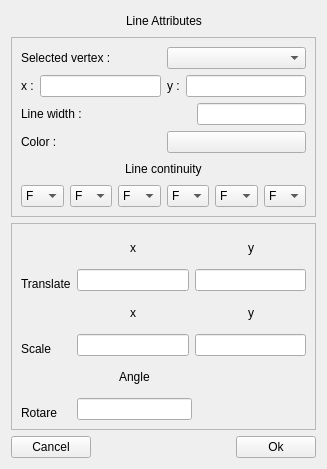
<?xml version="1.0" encoding="UTF-8"?>
<ui version="4.0">
 <class>lineForm</class>
 <widget class="QWidget" name="lineForm">
  <property name="geometry">
   <rect>
    <x>0</x>
    <y>0</y>
    <width>327</width>
    <height>469</height>
   </rect>
  </property>
  <property name="windowTitle">
   <string>Curve or Line Editor</string>
  </property>
  <layout class="QGridLayout" name="gridLayout_3">
   <item row="0" column="0">
    <layout class="QHBoxLayout" name="horizontalLayout_5">
     <item>
      <spacer name="horizontalSpacer">
       <property name="orientation">
        <enum>Qt::Horizontal</enum>
       </property>
       <property name="sizeHint" stdset="0">
        <size>
         <width>40</width>
         <height>20</height>
        </size>
       </property>
      </spacer>
     </item>
     <item>
      <widget class="QLabel" name="label">
       <property name="text">
        <string>Line Attributes</string>
       </property>
      </widget>
     </item>
     <item>
      <spacer name="horizontalSpacer_2">
       <property name="orientation">
        <enum>Qt::Horizontal</enum>
       </property>
       <property name="sizeHint" stdset="0">
        <size>
         <width>40</width>
         <height>20</height>
        </size>
       </property>
      </spacer>
     </item>
    </layout>
   </item>
   <item row="1" column="0">
    <widget class="QFrame" name="frame">
     <property name="frameShape">
      <enum>QFrame::StyledPanel</enum>
     </property>
     <property name="frameShadow">
      <enum>QFrame::Raised</enum>
     </property>
     <layout class="QGridLayout" name="gridLayout">
      <item row="0" column="0">
       <layout class="QHBoxLayout" name="horizontalLayout">
        <item>
         <widget class="QLabel" name="label_2">
          <property name="text">
           <string>Selected vertex :</string>
          </property>
          <property name="buddy">
           <cstring>lineComboBox</cstring>
          </property>
         </widget>
        </item>
        <item>
         <widget class="QComboBox" name="lineComboBox"/>
        </item>
       </layout>
      </item>
      <item row="1" column="0">
       <layout class="QHBoxLayout" name="horizontalLayout_4">
        <item>
         <layout class="QHBoxLayout" name="horizontalLayout_2">
          <item>
           <widget class="QLabel" name="label_3">
            <property name="text">
             <string>x :</string>
            </property>
            <property name="buddy">
             <cstring>xLineLineEdit</cstring>
            </property>
           </widget>
          </item>
          <item>
           <widget class="QLineEdit" name="xLineLineEdit"/>
          </item>
         </layout>
        </item>
        <item>
         <layout class="QHBoxLayout" name="horizontalLayout_3">
          <item>
           <widget class="QLabel" name="label_4">
            <property name="text">
             <string>y :</string>
            </property>
            <property name="buddy">
             <cstring>yLineLineEdit</cstring>
            </property>
           </widget>
          </item>
          <item>
           <widget class="QLineEdit" name="yLineLineEdit"/>
          </item>
         </layout>
        </item>
       </layout>
      </item>
      <item row="2" column="0">
       <layout class="QHBoxLayout" name="horizontalLayout_15">
        <item>
         <widget class="QLabel" name="label_5">
          <property name="text">
           <string>Line width :</string>
          </property>
          <property name="buddy">
           <cstring>widthlineEdit</cstring>
          </property>
         </widget>
        </item>
        <item>
         <spacer name="horizontalSpacer_15">
          <property name="orientation">
           <enum>Qt::Horizontal</enum>
          </property>
          <property name="sizeHint" stdset="0">
           <size>
            <width>40</width>
            <height>20</height>
           </size>
          </property>
         </spacer>
        </item>
        <item>
         <widget class="QLineEdit" name="widthlineEdit"/>
        </item>
       </layout>
      </item>
      <item row="3" column="0">
       <layout class="QHBoxLayout" name="horizontalLayout_7">
        <item>
         <widget class="QLabel" name="color_label">
          <property name="text">
           <string>Color :</string>
          </property>
          <property name="buddy">
           <cstring>lineColor_button</cstring>
          </property>
         </widget>
        </item>
        <item>
         <widget class="QPushButton" name="lineColor_button">
          <property name="text">
           <string/>
          </property>
         </widget>
        </item>
       </layout>
      </item>
      <item row="4" column="0">
       <layout class="QVBoxLayout" name="verticalLayout_11">
        <item>
         <layout class="QHBoxLayout" name="horizontalLayout_16">
          <item>
           <spacer name="horizontalSpacer_16">
            <property name="orientation">
             <enum>Qt::Horizontal</enum>
            </property>
            <property name="sizeHint" stdset="0">
             <size>
              <width>40</width>
              <height>20</height>
             </size>
            </property>
           </spacer>
          </item>
          <item>
           <widget class="QLabel" name="label_6">
            <property name="text">
             <string>Line continuity</string>
            </property>
           </widget>
          </item>
          <item>
           <spacer name="horizontalSpacer_17">
            <property name="orientation">
             <enum>Qt::Horizontal</enum>
            </property>
            <property name="sizeHint" stdset="0">
             <size>
              <width>40</width>
              <height>20</height>
             </size>
            </property>
           </spacer>
          </item>
         </layout>
        </item>
        <item>
         <layout class="QHBoxLayout" name="horizontalLayout_8">
          <item>
           <widget class="QComboBox" name="comboBox">
            <item>
             <property name="text">
              <string>F</string>
             </property>
            </item>
            <item>
             <property name="text">
              <string>E</string>
             </property>
            </item>
            <item>
             <property name="text">
              <string>D</string>
             </property>
            </item>
            <item>
             <property name="text">
              <string>C</string>
             </property>
            </item>
            <item>
             <property name="text">
              <string>B</string>
             </property>
            </item>
            <item>
             <property name="text">
              <string>A</string>
             </property>
            </item>
            <item>
             <property name="text">
              <string>9</string>
             </property>
            </item>
            <item>
             <property name="text">
              <string>8</string>
             </property>
            </item>
            <item>
             <property name="text">
              <string>7</string>
             </property>
            </item>
            <item>
             <property name="text">
              <string>6</string>
             </property>
            </item>
            <item>
             <property name="text">
              <string>5</string>
             </property>
            </item>
            <item>
             <property name="text">
              <string>4</string>
             </property>
            </item>
            <item>
             <property name="text">
              <string>3</string>
             </property>
            </item>
            <item>
             <property name="text">
              <string>2</string>
             </property>
            </item>
            <item>
             <property name="text">
              <string>1</string>
             </property>
            </item>
            <item>
             <property name="text">
              <string>0</string>
             </property>
            </item>
           </widget>
          </item>
          <item>
           <widget class="QComboBox" name="comboBox_2">
            <item>
             <property name="text">
              <string>F</string>
             </property>
            </item>
            <item>
             <property name="text">
              <string>E</string>
             </property>
            </item>
            <item>
             <property name="text">
              <string>D</string>
             </property>
            </item>
            <item>
             <property name="text">
              <string>C</string>
             </property>
            </item>
            <item>
             <property name="text">
              <string>B</string>
             </property>
            </item>
            <item>
             <property name="text">
              <string>A</string>
             </property>
            </item>
            <item>
             <property name="text">
              <string>9</string>
             </property>
            </item>
            <item>
             <property name="text">
              <string>8</string>
             </property>
            </item>
            <item>
             <property name="text">
              <string>7</string>
             </property>
            </item>
            <item>
             <property name="text">
              <string>6</string>
             </property>
            </item>
            <item>
             <property name="text">
              <string>5</string>
             </property>
            </item>
            <item>
             <property name="text">
              <string>4</string>
             </property>
            </item>
            <item>
             <property name="text">
              <string>3</string>
             </property>
            </item>
            <item>
             <property name="text">
              <string>2</string>
             </property>
            </item>
            <item>
             <property name="text">
              <string>1</string>
             </property>
            </item>
            <item>
             <property name="text">
              <string>0</string>
             </property>
            </item>
           </widget>
          </item>
          <item>
           <widget class="QComboBox" name="comboBox_3">
            <item>
             <property name="text">
              <string>F</string>
             </property>
            </item>
            <item>
             <property name="text">
              <string>E</string>
             </property>
            </item>
            <item>
             <property name="text">
              <string>D</string>
             </property>
            </item>
            <item>
             <property name="text">
              <string>C</string>
             </property>
            </item>
            <item>
             <property name="text">
              <string>B</string>
             </property>
            </item>
            <item>
             <property name="text">
              <string>A</string>
             </property>
            </item>
            <item>
             <property name="text">
              <string>9</string>
             </property>
            </item>
            <item>
             <property name="text">
              <string>8</string>
             </property>
            </item>
            <item>
             <property name="text">
              <string>7</string>
             </property>
            </item>
            <item>
             <property name="text">
              <string>6</string>
             </property>
            </item>
            <item>
             <property name="text">
              <string>5</string>
             </property>
            </item>
            <item>
             <property name="text">
              <string>4</string>
             </property>
            </item>
            <item>
             <property name="text">
              <string>3</string>
             </property>
            </item>
            <item>
             <property name="text">
              <string>2</string>
             </property>
            </item>
            <item>
             <property name="text">
              <string>1</string>
             </property>
            </item>
            <item>
             <property name="text">
              <string>0</string>
             </property>
            </item>
           </widget>
          </item>
          <item>
           <widget class="QComboBox" name="comboBox_4">
            <item>
             <property name="text">
              <string>F</string>
             </property>
            </item>
            <item>
             <property name="text">
              <string>E</string>
             </property>
            </item>
            <item>
             <property name="text">
              <string>D</string>
             </property>
            </item>
            <item>
             <property name="text">
              <string>C</string>
             </property>
            </item>
            <item>
             <property name="text">
              <string>B</string>
             </property>
            </item>
            <item>
             <property name="text">
              <string>A</string>
             </property>
            </item>
            <item>
             <property name="text">
              <string>9</string>
             </property>
            </item>
            <item>
             <property name="text">
              <string>8</string>
             </property>
            </item>
            <item>
             <property name="text">
              <string>7</string>
             </property>
            </item>
            <item>
             <property name="text">
              <string>6</string>
             </property>
            </item>
            <item>
             <property name="text">
              <string>5</string>
             </property>
            </item>
            <item>
             <property name="text">
              <string>4</string>
             </property>
            </item>
            <item>
             <property name="text">
              <string>3</string>
             </property>
            </item>
            <item>
             <property name="text">
              <string>2</string>
             </property>
            </item>
            <item>
             <property name="text">
              <string>1</string>
             </property>
            </item>
            <item>
             <property name="text">
              <string>0</string>
             </property>
            </item>
           </widget>
          </item>
          <item>
           <widget class="QComboBox" name="comboBox_5">
            <item>
             <property name="text">
              <string>F</string>
             </property>
            </item>
            <item>
             <property name="text">
              <string>E</string>
             </property>
            </item>
            <item>
             <property name="text">
              <string>D</string>
             </property>
            </item>
            <item>
             <property name="text">
              <string>C</string>
             </property>
            </item>
            <item>
             <property name="text">
              <string>B</string>
             </property>
            </item>
            <item>
             <property name="text">
              <string>A</string>
             </property>
            </item>
            <item>
             <property name="text">
              <string>9</string>
             </property>
            </item>
            <item>
             <property name="text">
              <string>8</string>
             </property>
            </item>
            <item>
             <property name="text">
              <string>7</string>
             </property>
            </item>
            <item>
             <property name="text">
              <string>6</string>
             </property>
            </item>
            <item>
             <property name="text">
              <string>5</string>
             </property>
            </item>
            <item>
             <property name="text">
              <string>4</string>
             </property>
            </item>
            <item>
             <property name="text">
              <string>3</string>
             </property>
            </item>
            <item>
             <property name="text">
              <string>2</string>
             </property>
            </item>
            <item>
             <property name="text">
              <string>1</string>
             </property>
            </item>
            <item>
             <property name="text">
              <string>0</string>
             </property>
            </item>
           </widget>
          </item>
          <item>
           <widget class="QComboBox" name="comboBox_6">
            <item>
             <property name="text">
              <string>F</string>
             </property>
            </item>
            <item>
             <property name="text">
              <string>E</string>
             </property>
            </item>
            <item>
             <property name="text">
              <string>D</string>
             </property>
            </item>
            <item>
             <property name="text">
              <string>C</string>
             </property>
            </item>
            <item>
             <property name="text">
              <string>B</string>
             </property>
            </item>
            <item>
             <property name="text">
              <string>A</string>
             </property>
            </item>
            <item>
             <property name="text">
              <string>9</string>
             </property>
            </item>
            <item>
             <property name="text">
              <string>8</string>
             </property>
            </item>
            <item>
             <property name="text">
              <string>7</string>
             </property>
            </item>
            <item>
             <property name="text">
              <string>6</string>
             </property>
            </item>
            <item>
             <property name="text">
              <string>5</string>
             </property>
            </item>
            <item>
             <property name="text">
              <string>4</string>
             </property>
            </item>
            <item>
             <property name="text">
              <string>3</string>
             </property>
            </item>
            <item>
             <property name="text">
              <string>2</string>
             </property>
            </item>
            <item>
             <property name="text">
              <string>1</string>
             </property>
            </item>
            <item>
             <property name="text">
              <string>0</string>
             </property>
            </item>
           </widget>
          </item>
         </layout>
        </item>
       </layout>
      </item>
     </layout>
    </widget>
   </item>
   <item row="2" column="0">
    <widget class="QFrame" name="frame_2">
     <property name="frameShape">
      <enum>QFrame::StyledPanel</enum>
     </property>
     <property name="frameShadow">
      <enum>QFrame::Raised</enum>
     </property>
     <layout class="QGridLayout" name="gridLayout_2">
      <item row="0" column="0">
       <layout class="QVBoxLayout" name="verticalLayout_8">
        <item>
         <layout class="QVBoxLayout" name="verticalLayout_3">
          <item>
           <spacer name="verticalSpacer">
            <property name="orientation">
             <enum>Qt::Vertical</enum>
            </property>
            <property name="sizeHint" stdset="0">
             <size>
              <width>20</width>
              <height>40</height>
             </size>
            </property>
           </spacer>
          </item>
          <item>
           <widget class="QLabel" name="translate_label">
            <property name="text">
             <string>Translate</string>
            </property>
            <property name="buddy">
             <cstring>xtranslate_lineEdit</cstring>
            </property>
           </widget>
          </item>
         </layout>
        </item>
        <item>
         <layout class="QVBoxLayout" name="verticalLayout_4">
          <item>
           <spacer name="verticalSpacer_2">
            <property name="orientation">
             <enum>Qt::Vertical</enum>
            </property>
            <property name="sizeHint" stdset="0">
             <size>
              <width>20</width>
              <height>40</height>
             </size>
            </property>
           </spacer>
          </item>
          <item>
           <widget class="QLabel" name="scale_label">
            <property name="text">
             <string>Scale     </string>
            </property>
            <property name="buddy">
             <cstring>xScale_lineEdit</cstring>
            </property>
           </widget>
          </item>
         </layout>
        </item>
        <item>
         <layout class="QVBoxLayout" name="verticalLayout_7">
          <item>
           <spacer name="verticalSpacer_3">
            <property name="orientation">
             <enum>Qt::Vertical</enum>
            </property>
            <property name="sizeHint" stdset="0">
             <size>
              <width>20</width>
              <height>40</height>
             </size>
            </property>
           </spacer>
          </item>
          <item>
           <widget class="QLabel" name="scale_label_2">
            <property name="text">
             <string>Rotare   </string>
            </property>
            <property name="buddy">
             <cstring>rotate_lineEdit</cstring>
            </property>
           </widget>
          </item>
         </layout>
        </item>
       </layout>
      </item>
      <item row="0" column="1">
       <layout class="QVBoxLayout" name="verticalLayout_10">
        <item>
         <layout class="QHBoxLayout" name="horizontalLayout_12">
          <item>
           <layout class="QVBoxLayout" name="verticalLayout">
            <item>
             <layout class="QHBoxLayout" name="horizontalLayout_9">
              <item>
               <spacer name="horizontalSpacer_3">
                <property name="orientation">
                 <enum>Qt::Horizontal</enum>
                </property>
                <property name="sizeHint" stdset="0">
                 <size>
                  <width>40</width>
                  <height>20</height>
                 </size>
                </property>
               </spacer>
              </item>
              <item>
               <widget class="QLabel" name="xtranslate_label">
                <property name="text">
                 <string>x</string>
                </property>
                <property name="buddy">
                 <cstring>xtranslate_lineEdit</cstring>
                </property>
               </widget>
              </item>
              <item>
               <spacer name="horizontalSpacer_4">
                <property name="orientation">
                 <enum>Qt::Horizontal</enum>
                </property>
                <property name="sizeHint" stdset="0">
                 <size>
                  <width>40</width>
                  <height>20</height>
                 </size>
                </property>
               </spacer>
              </item>
             </layout>
            </item>
            <item>
             <widget class="QLineEdit" name="xtranslate_lineEdit"/>
            </item>
           </layout>
          </item>
          <item>
           <layout class="QVBoxLayout" name="verticalLayout_2">
            <item>
             <layout class="QHBoxLayout" name="horizontalLayout_10">
              <item>
               <spacer name="horizontalSpacer_5">
                <property name="orientation">
                 <enum>Qt::Horizontal</enum>
                </property>
                <property name="sizeHint" stdset="0">
                 <size>
                  <width>40</width>
                  <height>20</height>
                 </size>
                </property>
               </spacer>
              </item>
              <item>
               <widget class="QLabel" name="ytranslate_label">
                <property name="text">
                 <string>y</string>
                </property>
                <property name="buddy">
                 <cstring>yTranslate_lineEdit</cstring>
                </property>
               </widget>
              </item>
              <item>
               <spacer name="horizontalSpacer_6">
                <property name="orientation">
                 <enum>Qt::Horizontal</enum>
                </property>
                <property name="sizeHint" stdset="0">
                 <size>
                  <width>40</width>
                  <height>20</height>
                 </size>
                </property>
               </spacer>
              </item>
             </layout>
            </item>
            <item>
             <widget class="QLineEdit" name="yTranslate_lineEdit"/>
            </item>
           </layout>
          </item>
         </layout>
        </item>
        <item>
         <layout class="QHBoxLayout" name="horizontalLayout_11">
          <item>
           <layout class="QVBoxLayout" name="verticalLayout_5">
            <item>
             <layout class="QHBoxLayout" name="horizontalLayout_13">
              <item>
               <spacer name="horizontalSpacer_7">
                <property name="orientation">
                 <enum>Qt::Horizontal</enum>
                </property>
                <property name="sizeHint" stdset="0">
                 <size>
                  <width>40</width>
                  <height>20</height>
                 </size>
                </property>
               </spacer>
              </item>
              <item>
               <widget class="QLabel" name="xScale_label_2">
                <property name="text">
                 <string>x</string>
                </property>
                <property name="buddy">
                 <cstring>xScale_lineEdit</cstring>
                </property>
               </widget>
              </item>
              <item>
               <spacer name="horizontalSpacer_8">
                <property name="orientation">
                 <enum>Qt::Horizontal</enum>
                </property>
                <property name="sizeHint" stdset="0">
                 <size>
                  <width>40</width>
                  <height>20</height>
                 </size>
                </property>
               </spacer>
              </item>
             </layout>
            </item>
            <item>
             <widget class="QLineEdit" name="xScale_lineEdit"/>
            </item>
           </layout>
          </item>
          <item>
           <layout class="QVBoxLayout" name="verticalLayout_6">
            <item>
             <layout class="QHBoxLayout" name="horizontalLayout_14">
              <item>
               <spacer name="horizontalSpacer_9">
                <property name="orientation">
                 <enum>Qt::Horizontal</enum>
                </property>
                <property name="sizeHint" stdset="0">
                 <size>
                  <width>40</width>
                  <height>20</height>
                 </size>
                </property>
               </spacer>
              </item>
              <item>
               <widget class="QLabel" name="yScale_label_2">
                <property name="text">
                 <string>y</string>
                </property>
                <property name="buddy">
                 <cstring>yScale_lineEdit</cstring>
                </property>
               </widget>
              </item>
              <item>
               <spacer name="horizontalSpacer_10">
                <property name="orientation">
                 <enum>Qt::Horizontal</enum>
                </property>
                <property name="sizeHint" stdset="0">
                 <size>
                  <width>40</width>
                  <height>20</height>
                 </size>
                </property>
               </spacer>
              </item>
             </layout>
            </item>
            <item>
             <widget class="QLineEdit" name="yScale_lineEdit"/>
            </item>
           </layout>
          </item>
         </layout>
        </item>
        <item>
         <layout class="QHBoxLayout" name="horizontalLayout_22">
          <item>
           <layout class="QVBoxLayout" name="verticalLayout_9">
            <item>
             <layout class="QHBoxLayout" name="horizontalLayout_24">
              <item>
               <spacer name="horizontalSpacer_11">
                <property name="orientation">
                 <enum>Qt::Horizontal</enum>
                </property>
                <property name="sizeHint" stdset="0">
                 <size>
                  <width>40</width>
                  <height>20</height>
                 </size>
                </property>
               </spacer>
              </item>
              <item>
               <widget class="QLabel" name="angle_label">
                <property name="text">
                 <string>Angle</string>
                </property>
                <property name="buddy">
                 <cstring>rotate_lineEdit</cstring>
                </property>
               </widget>
              </item>
              <item>
               <spacer name="horizontalSpacer_12">
                <property name="orientation">
                 <enum>Qt::Horizontal</enum>
                </property>
                <property name="sizeHint" stdset="0">
                 <size>
                  <width>40</width>
                  <height>20</height>
                 </size>
                </property>
               </spacer>
              </item>
             </layout>
            </item>
            <item>
             <widget class="QLineEdit" name="rotate_lineEdit"/>
            </item>
           </layout>
          </item>
          <item>
           <spacer name="horizontalSpacer_13">
            <property name="orientation">
             <enum>Qt::Horizontal</enum>
            </property>
            <property name="sizeHint" stdset="0">
             <size>
              <width>40</width>
              <height>20</height>
             </size>
            </property>
           </spacer>
          </item>
         </layout>
        </item>
       </layout>
      </item>
     </layout>
    </widget>
   </item>
   <item row="3" column="0">
    <layout class="QHBoxLayout" name="horizontalLayout_6">
     <item>
      <widget class="QPushButton" name="line_Cancel">
       <property name="text">
        <string>Cancel</string>
       </property>
      </widget>
     </item>
     <item>
      <spacer name="horizontalSpacer_14">
       <property name="orientation">
        <enum>Qt::Horizontal</enum>
       </property>
       <property name="sizeHint" stdset="0">
        <size>
         <width>40</width>
         <height>20</height>
        </size>
       </property>
      </spacer>
     </item>
     <item>
      <widget class="QPushButton" name="line_OK">
       <property name="text">
        <string>Ok</string>
       </property>
      </widget>
     </item>
    </layout>
   </item>
  </layout>
 </widget>
 <resources/>
 <connections/>
</ui>
